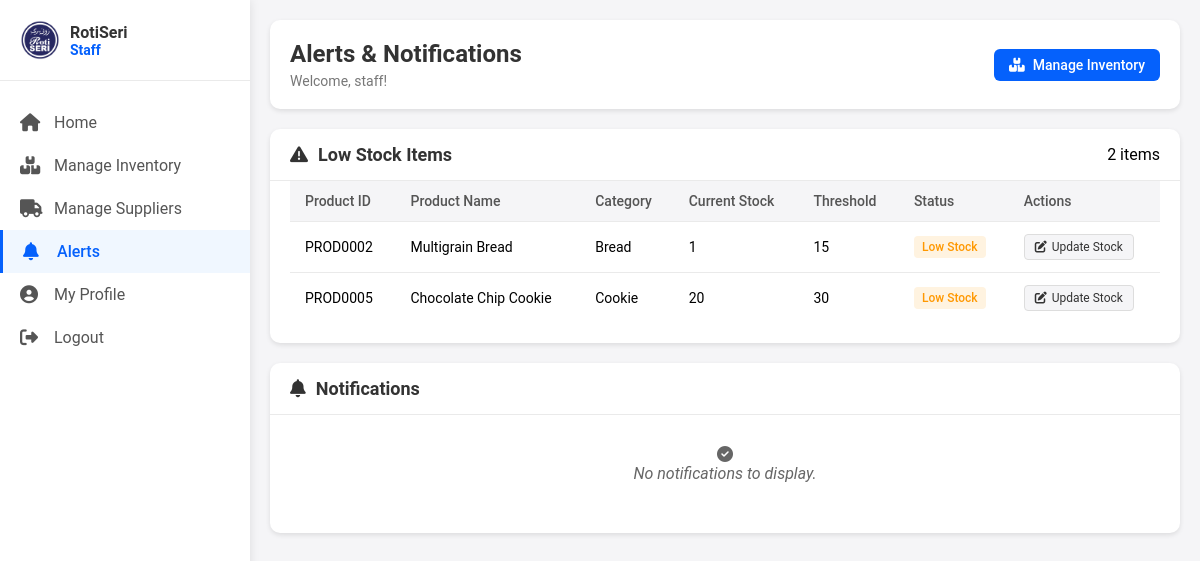
The page /staff_alerts.php (signed in) on the database its author committed.
### tables this page shows
CREATE TABLE `users` (
  `userID` varchar(50) NOT NULL,
  `username` varchar(100) NOT NULL,
  `fullName` varchar(255) NOT NULL,
  `email` varchar(255) NOT NULL,
  `phoneNumber` varchar(20) NOT NULL,
  `address` text NOT NULL,
  `password` varchar(255) NOT NULL,
  `role` enum('Administrator','Inventory Manager','Bakery Staff') NOT NULL,
  `created_at` timestamp NOT NULL DEFAULT current_timestamp()
);

CREATE TABLE `products` (
  `product_id` varchar(10) NOT NULL,
  `product_name` varchar(100) NOT NULL,
  `description` text DEFAULT NULL,
  `category_id` int(11) DEFAULT NULL,
  `stock_quantity` int(11) NOT NULL DEFAULT 0,
  `reorder_threshold` int(11) NOT NULL DEFAULT 10,
  `unit_price` decimal(10,2) NOT NULL DEFAULT 0.00,
  `last_updated` datetime DEFAULT current_timestamp()
);

CREATE TABLE `product_categories` (
  `category_id` int(11) NOT NULL,
  `category_name` varchar(50) NOT NULL,
  `description` text DEFAULT NULL
);

### staff_alerts.php (the view, shortened to what this page needs)
<?php
include 'db_connection.php';
$userID = $_SESSION['userID'];
$sql = "SELECT fullName FROM users WHERE userID = ?";
$stmt = $conn->prepare($sql);
$stmt->bind_param("s", $userID);
$stmt->execute();
$result = $stmt->get_result();
if ($row = $result->fetch_assoc()) {
    $fullName = $row['fullName'];
} else {
    $fullName = "Staff";
}
$notifyQuery = "SELECT n.*,
               CASE
                   WHEN n.type = 'order_status' THEN o.customer_name
                   WHEN n.type IN ('low_stock', 'out_of_stock') THEN p.product_name
                   ELSE NULL
               END AS item_name,
               n.item_id
               FROM staff_notifications n
               LEFT JOIN orders o ON n.type = 'order_status' AND n.item_id = o.order_id
               LEFT JOIN products p ON n.type IN ('low_stock', 'out_of_stock') AND n.item_id = p.product_id
               WHERE n.user_id = ?
               ORDER BY n.created_at DESC";
$notifyStmt = $conn->prepare($notifyQuery);
$notifyStmt->bind_param("s", $userID);
$notifyStmt->execute();
$notifications = $notifyStmt->get_result();
$countQuery = "SELECT COUNT(*) as unread_count FROM staff_notifications WHERE user_id = ? AND is_read = 0";
$countStmt = $conn->prepare($countQuery);
$countStmt->bind_param("s", $userID);
$countStmt->execute();
$countResult = $countStmt->get_result();
$lowStockQuery = "SELECT p.*, c.category_name
                 FROM products p
                 JOIN product_categories c ON p.category_id = c.category_id
                 WHERE p.stock_quantity <= p.reorder_threshold
                 ORDER BY (p.stock_quantity = 0) DESC, (p.stock_quantity / p.reorder_threshold) ASC";
$lowStockResult = $conn->query($lowStockQuery);
?>
<!DOCTYPE html>
<html lang="en">
<head>
    <link rel="stylesheet" href="staff_dashboard.css">
    <link rel="stylesheet" href="staff_alerts.css">
    <link rel="stylesheet" href="https://cdnjs.cloudflare.com/ajax/libs/font-awesome/6.5.1/css/all.min.css">
</head>
<body>
    <div class="sidebar">
        <div class="sidebar-header">
            <div class="logo-container">
                <img src="image/icon/logo.png" alt="Roti Seri Logo" class="logo">
                <div class="company-text">
                    <span class="company-name">RotiSeri</span>
                    <span class="company-role">Staff</span>
                </div>
            </div>
        </div>
        <nav class="sidebar-nav">
            <a href="staff_dashboard.php" class="nav-item">
                <i class="fas fa-home"></i>
                <span>Home</span>
            </a>
            <a href="staff_manageinventory.php" class="nav-item">
                <i class="fas fa-boxes"></i>
                <span>Manage Inventory</span>
            </a>
            <a href="staff_suppliers.php" class="nav-item">
                <i class="fas fa-truck"></i>
                <span>Manage Suppliers</span>
            </a>
            <a href="staff_alerts.php" class="nav-item active">
                <i class="fas fa-bell"></i>
                <span>Alerts</span>
            </a>
            <a href="profile.php" class="nav-item">
                <i class="fas fa-user-circle"></i>
                <span>My Profile</span>
            </a>
            <a href="logout.php" class="nav-item">
                <i class="fas fa-sign-out-alt"></i>
                <span>Logout</span>
            </a>
        </nav>
    </div>
    <div class="main-content">
        <div class="header">
            <div class="welcome-container">
                <h1>Alerts & Notifications</h1>
                <p>Welcome, <?php echo htmlspecialchars($fullName); ?>!</p>
            </div>
            <div class="action-buttons">
                <a href="staff_manageinventory.php?stock_status=low" class="action-btn">
                    <i class="fas fa-boxes"></i> Manage Inventory
                </a>
            </div>
        </div>
        <div class="alert-section">
            <div class="section-header">
                <h2><i class="fas fa-exclamation-triangle"></i> Low Stock Items</h2>
                <span class="count-badge"><?php echo $lowStockResult->num_rows; ?> items</span>
            </div>
            <div class="table-container">
                <table class="data-table">
                    <thead>
                        <tr>
                            <th>Product ID</th>
                            <th>Product Name</th>
                            <th>Category</th>
                            <th>Current Stock</th>
                            <th>Threshold</th>
                            <th>Status</th>
                            <th>Actions</th>
                        </tr>
                    </thead>
                    <tbody>
                        <?php if ($lowStockResult && $lowStockResult->num_rows > 0): ?>
                            <?php while ($item = $lowStockResult->fetch_assoc()): ?>
                                <?php
                                    $statusClass = 'low';
                                    $statusText = 'Low Stock';
                                ?>
                                <tr>
                                    <td><?php echo htmlspecialchars($item['product_id']); ?></td>
                                    <td><?php echo htmlspecialchars($item['product_name']); ?></td>
                                    <td><?php echo htmlspecialchars($item['category_name']); ?></td>
                                    <td><?php echo htmlspecialchars($item['stock_quantity']); ?></td>
                                    <td><?php echo htmlspecialchars($item['reorder_threshold']); ?></td>
                                    <td><span class="status <?php echo $statusClass; ?>"><?php echo $statusText; ?></span></td>
                                    <td>
                                        <a href="javascript:void(0)" onclick="showEditStockModal('<?php echo $item['product_id']; ?>', '<?php echo addslashes($item['product_name']); ?>', '<?php echo $item['stock_quantity']; ?>')" class="table-action-btn">
                                            <i class="fas fa-edit"></i> Update Stock
                                        </a>
                                    </td>
                                </tr>
                            <?php endwhile; ?>
                        <?php else: ?>
                            <tr>
                                <td colspan="7" class="no-data">No low stock items found.</td>
                            </tr>
                        <?php endif; ?>
                    </tbody>
                </table>
            </div>
        </div>
        <div class="alert-section">
            <div class="section-header">
                <h2><i class="fas fa-bell"></i> Notifications</h2>
            </div>
            <div class="notifications-container">
                <?php if ($notifications && $notifications->num_rows > 0): ?>
                    <?php while ($notification = $notifications->fetch_assoc()): ?>
                        <?php
                            $iconClass = 'info';
                            $iconName = 'info-circle';
                            if ($notification['type'] == 'low_stock') {
                                $iconClass = 'warning';
                                $iconName = 'exclamation-triangle';
                            } else if ($notification['type'] == 'out_of_stock') {
                                $iconClass = 'danger';
                                $iconName = 'times-circle';
                            } else if ($notification['type'] == 'order_status') {
                                $iconClass = 'info';
                                $iconName = 'shopping-cart';
                            }
                            $unreadClass = $notification['is_read'] ? '' : 'unread';
                            $dateTime = new DateTime($notification['created_at']);
                            $formattedDate = $dateTime->format('M j, Y g:i A');
                        ?>
                        <div class="notification-item <?php echo $unreadClass; ?>" data-id="<?php echo $notification['notification_id']; ?>">
                            <div class="notification-icon <?php echo $iconClass; ?>">
                                <i class="fas fa-<?php echo $iconName; ?>"></i>
                            </div>
                            <div class="notification-content">
                                <div class="notification-header">
                                    <span class="notification-title">
                                        <?php
                                            if ($notification['type'] == 'low_stock') {
                                                echo 'Low Stock Alert';
                                            } else if ($notification['type'] == 'out_of_stock') {
                                                echo 'Out of Stock Alert';
                                            } else {
                                                echo 'Order Status Update';
                                            }
                                        ?>
                                    </span>
                                    <span class="notification-time"><?php echo $formattedDate; ?></span>
                                </div>
                                <div class="notification-message"><?php echo htmlspecialchars($notification['message']); ?></div>
                                <?php if (!empty($notification['item_name'])): ?>
                                <div class="notification-item-name">Item: <?php echo htmlspecialchars($notification['item_name']); ?></div>
                                <?php endif; ?>
                                <div class="notification-actions">
                                    <?php if ($notification['type'] == 'low_stock' || $notification['type'] == 'out_of_stock'): ?>
                                        <a href="javascript:void(0)" onclick="showEditStockModal('<?php echo $notification['item_id']; ?>', '<?php echo addslashes($notification['item_name']); ?>')" class="action-link">
                                            <i class="fas fa-edit"></i> Update Stock
                                        </a>
                                    <?php elseif ($notification['type'] == 'order_status'): ?>
                                        <a href="javascript:void(0)" onclick="viewOrderDetails('<?php echo $notification['item_id']; ?>')" class="action-link">
                                            <i class="fas fa-eye"></i> View Order
                                        </a>
                                    <?php endif; ?>
                                    <?php if (!$notification['is_read']): ?>
                                    <a href="staff_alerts.php?mark_read=<?php echo $notification['notification_id']; ?>" class="action-link mark-read">
                                        <i class="fas fa-check"></i> Mark as Read
                                    </a>
                                    <?php endif; ?>
                                </div>
                            </div>
                        </div>
                    <?php endwhile; ?>
                <?php else: ?>
                    <div class="no-notifications">
                        <i class="fas fa-check-circle"></i>
                        <p>No notifications to display.</p>
                    </div>
                <?php endif; ?>
            </div>
        </div>
    </div>
</body>
</html>

### staff_dashboard.css (style rules this page uses)
* { margin: 0; padding: 0; box-sizing: border-box; font-family: 'Roboto', sans-serif; }
body { background-color: #f5f5f7; display: flex; min-height: 100vh; }
.sidebar { width: 250px; background-color: #ffffff; min-height: 100vh; position: fixed; top: 0; left: 0; box-shadow: 0 0 10px rgba(0, 0, 0, 0.1); display: flex; flex-direction: column; z-index: 1000; }
.sidebar-header { padding: 20px; border-bottom: 1px solid #eaeaea; }
.logo-container { display: flex; align-items: center; gap: 10px; }
.logo { width: 40px; height: 40px; }
.company-text { display: flex; flex-direction: column; }
.company-name { font-weight: 600; font-size: 16px; color: #333; }
.company-role { font-weight: 600; font-size: 14px; color: #0561FC; }
.sidebar-nav { display: flex; flex-direction: column; padding: 20px 0; flex-grow: 1; }
.nav-item { display: flex; align-items: center; padding: 12px 20px; color: #555; text-decoration: none; position: relative; transition: all 0.3s ease; }
.nav-item i { margin-right: 10px; font-size: 18px; width: 24px; }
.nav-item.active { color: #0561FC; background-color: #f0f7ff; font-weight: 500; border-left: 3px solid #0561FC; }
.main-content { flex: 1; margin-left: 250px; padding: 20px; overflow-x: hidden; }
.header { background-color: #ffffff; border-radius: 10px; padding: 20px; margin-bottom: 20px; box-shadow: 0 2px 5px rgba(0, 0, 0, 0.1); display: flex; justify-content: space-between; align-items: center; }
.welcome-container h1 { font-size: 24px; color: #333; margin-bottom: 5px; }
.welcome-container p { color: #777; font-size: 14px; }
.data-table { width: 100%; border-collapse: collapse; font-size: 14px; }
.data-table th, .data-table td { padding: 12px 15px; text-align: left; border-bottom: 1px solid #eaeaea; }
.data-table th { background-color: #f5f5f7; font-weight: 500; color: #555; }
.data-table tr:last-child td { border-bottom: none; }
.data-table .status { padding: 4px 8px; border-radius: 4px; font-size: 12px; font-weight: 500; }

### staff_alerts.css (style rules this page uses)
.main-content { padding: 20px; }
.action-buttons { display: flex; gap: 10px; }
.action-btn { display: inline-flex; align-items: center; gap: 8px; padding: 8px 15px; background-color: #0561FC; color: white; border-radius: 6px; text-decoration: none; font-size: 14px; font-weight: 500; cursor: pointer; transition: background-color 0.3s ease; }
.alert-section { background-color: white; border-radius: 10px; box-shadow: 0 2px 5px rgba(0, 0, 0, 0.1); margin-bottom: 20px; overflow: hidden; }
.section-header { padding: 15px 20px; border-bottom: 1px solid #eaeaea; display: flex; justify-content: space-between; align-items: center; }
.section-header h2 { margin: 0; font-size: 18px; color: #333; display: flex; align-items: center; gap: 10px; }
.table-container { overflow-x: auto; padding: 0 20px 20px; }
.data-table { width: 100%; border-collapse: collapse; font-size: 14px; }
.data-table th, .data-table td { padding: 12px 15px; text-align: left; border-bottom: 1px solid #eaeaea; }
.data-table th { background-color: #f5f5f7; font-weight: 500; color: #555; position: sticky; top: 0; z-index: 1; }
.data-table tr:last-child td { border-bottom: none; }
.status { display: inline-block; padding: 5px 10px; border-radius: 20px; font-size: 12px; font-weight: 500; text-align: center; }
.status.low { background-color: #fff3e0; color: #ff9800; }
.table-action-btn { display: inline-flex; align-items: center; gap: 5px; padding: 5px 10px; background-color: #f5f5f7; border: 1px solid #ddd; border-radius: 4px; color: #333; text-decoration: none; font-size: 12px; transition: all 0.2s ease; }
.notifications-container { padding: 0 20px 20px; max-height: 600px; overflow-y: auto; }
.no-notifications { padding: 30px; text-align: center; color: #666; font-style: italic; }

### rows shown on the page
users: fullName "staff"
products: product_id "PROD0002", product_name "Multigrain Bread", category.category_name "Bread", stock_quantity "1", reorder_threshold "15", statusText "Low Stock"
products: product_id "PROD0005", product_name "Chocolate Chip Cookie", category.category_name "Cookie", stock_quantity "20", reorder_threshold "30", statusText "Low Stock"

### other values the page prints
$lowStockResult->num_rows "2"
